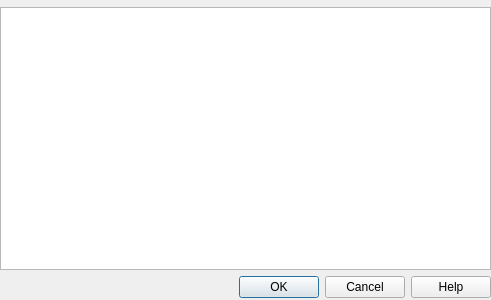
<?xml version="1.0" encoding="UTF-8"?>
<ui version="4.0">
 <class>fidialog</class>
 <widget class="QDialog" name="fidialog">
  <property name="geometry">
   <rect>
    <x>0</x>
    <y>0</y>
    <width>491</width>
    <height>300</height>
   </rect>
  </property>
  <property name="windowTitle">
   <string>Forgetting index</string>
  </property>
  <widget class="QWidget" name="verticalLayoutWidget">
   <property name="geometry">
    <rect>
     <x>0</x>
     <y>7</y>
     <width>491</width>
     <height>291</height>
    </rect>
   </property>
   <layout class="QVBoxLayout" name="verticalLayout">
    <item>
     <widget class="QPlainTextEdit" name="plainTextEdit"/>
    </item>
    <item>
     <widget class="QDialogButtonBox" name="buttonBox">
      <property name="orientation">
       <enum>Qt::Horizontal</enum>
      </property>
      <property name="standardButtons">
       <set>QDialogButtonBox::Cancel|QDialogButtonBox::Help|QDialogButtonBox::Ok</set>
      </property>
     </widget>
    </item>
   </layout>
  </widget>
 </widget>
 <resources/>
 <connections>
  <connection>
   <sender>buttonBox</sender>
   <signal>accepted()</signal>
   <receiver>fidialog</receiver>
   <slot>accept()</slot>
   <hints>
    <hint type="sourcelabel">
     <x>248</x>
     <y>254</y>
    </hint>
    <hint type="destinationlabel">
     <x>157</x>
     <y>274</y>
    </hint>
   </hints>
  </connection>
  <connection>
   <sender>buttonBox</sender>
   <signal>rejected()</signal>
   <receiver>fidialog</receiver>
   <slot>reject()</slot>
   <hints>
    <hint type="sourcelabel">
     <x>316</x>
     <y>260</y>
    </hint>
    <hint type="destinationlabel">
     <x>286</x>
     <y>274</y>
    </hint>
   </hints>
  </connection>
 </connections>
</ui>
